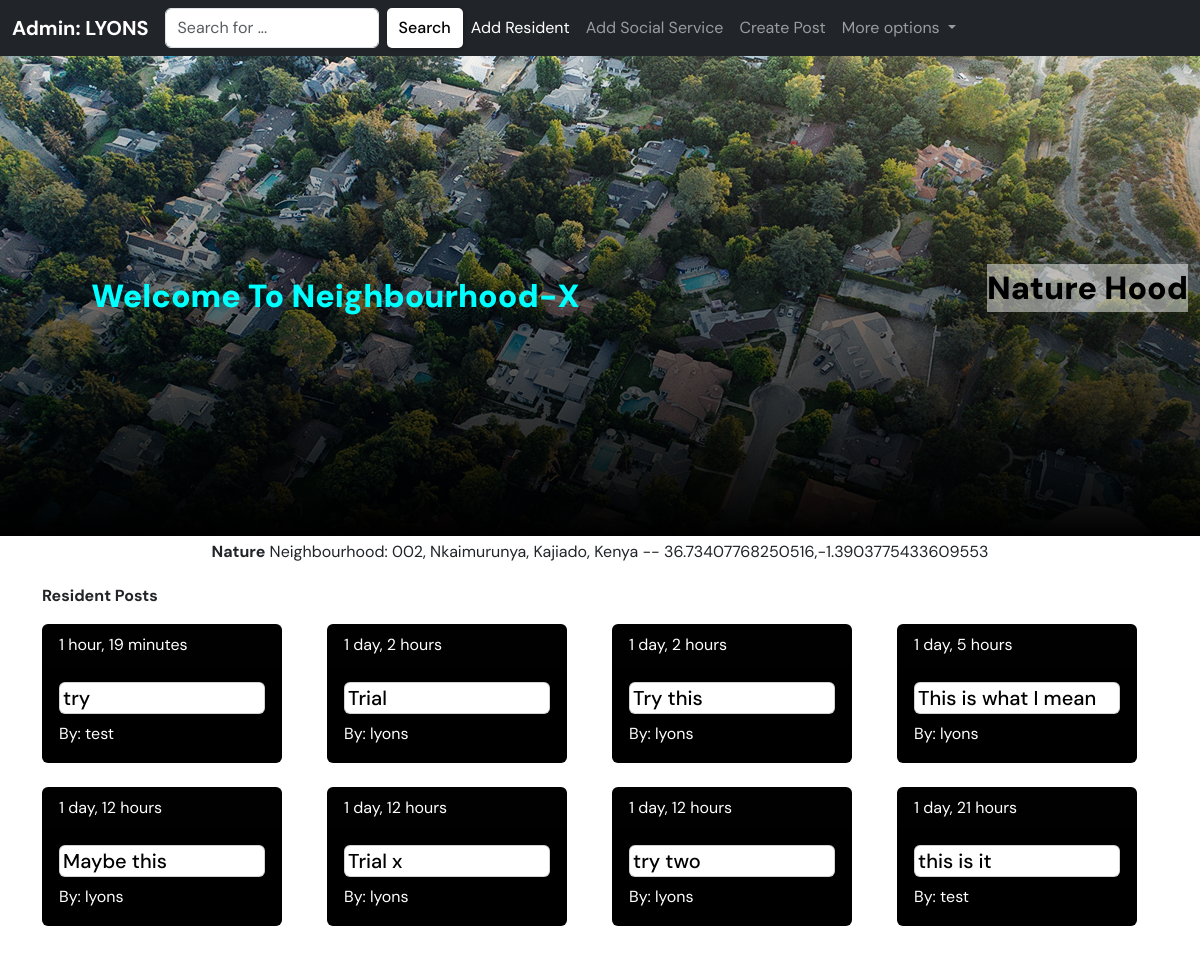
/admin-dashboard/ (signed in), run on the app's committed database.
### neighbourhoodx/models.py (models this page shows, shortened)
class Neighbourhood(models.Model):
    admin = models.ForeignKey(Administrator, on_delete=models.CASCADE)
    name = models.CharField(max_length=30)
    location = LocationField(map_attrs={"center": [36.74,  -1.39], "marker_color": "red"})
    occupants = models.IntegerField(default=1, blank=True)
    address = AddressAutoHiddenField()
    class Meta:
        verbose_name = 'Neighbourhood'
        verbose_name_plural = 'Neighbourhoods'

class Administrator(models.Model):
    user = models.ForeignKey(User, on_delete=models.CASCADE)
    profile_photo = models.ImageField()
    class Meta:
        verbose_name = 'Administrator'
        verbose_name_plural = 'Administrators'

class Post(models.Model):
    poster = models.ForeignKey(User, on_delete=models.SET_NULL, null=True)
    neighbourhood = models.ForeignKey(Neighbourhood, on_delete=models.CASCADE)
    body = models.TextField()
    posted = models.DateTimeField(auto_now_add=True)
    class Meta:
        verbose_name = 'Post'
        verbose_name_plural = 'Posts'
        ordering = ['-posted']

### neighbourhoodx/views.py (the view)
# urls.py: path('admin-dashboard/', views.adminDashboard, name="adminDashboard"),
@login_required(login_url='login')
def adminDashboard(request):
    user = request.user
    try:
        administrator = Administrator.objects.get(user = user)
    except:
        raise Http404()
    try:
        get_neighbourhood = Neighbourhood.objects.get(admin = administrator)
    except:
        get_neighbourhood = None
    if get_neighbourhood != None:
        posts = get_neighbourhood.post_set.all()
        n_long = get_neighbourhood.location[0]
        n_lat = get_neighbourhood.location[1]
        social_services = SocialServices.objects.filter(neighbourhood = get_neighbourhood)
        m = folium.Map(location=[n_lat, n_long], zoom_start=10)
        folium.Marker([n_lat, n_long],
            popup=f'<strong>{get_neighbourhood.name}</strong> Neighbourhood',
            tooltip='Click here for more',
            icon=folium.Icon(icon='home', color='blue')
            ).add_to(m)
        folium.CircleMarker(
            [n_lat, n_long],
            tooltip=f'<strong>{get_neighbourhood.name}</strong> Neighbourhood',
            popup='Join our neighbourhood',
            radius = 100,
            color='blue',
            fill=True,
            fill_color='aqua'
            ).add_to(m)
        if social_services != None:
            for service in social_services:
                s_long = service.location[0]
                s_lat = service.location[1]
                folium.Marker([s_lat, s_long],
                    popup=f'<strong>{service.name}</strong>',
                    tooltip='Click here for more',
                    icon=folium.Icon(icon='cloud', color='red')
                    ).add_to(m),
        else:
            posts = None
    else:
        return redirect(setUpNeighbourhood)
    m = m._repr_html_() #html representation
    context = {'map': m, 'hood': get_neighbourhood, 'posts':posts}
    return render(request, 'neighbourhoodx/admin_dashboard.html', context)

### neighbourhoodx/templates/neighbourhoodx/admin_dashboard.html (shortened to what this page needs)
{% extends 'main.html' %}
{% load bootstrap5 %}
{% block content %}
{% include 'admin_nav.html' %}
<div class="container-fluid admin">
    <div class="admin-blank">
        <strong class="text-center">Welcome To Neighbourhood-X</strong>
    </div>
    <div class="admin-map">
        <p class="text-center p-txt">{{hood.name}} Hood</p>
    </div>
</div>
<div class="container">
    <p class="text-center p-1"><strong>{{hood.name}}</strong> Neighbourhood: {{hood.address}} -- {{hood.location}}</p>
    <p><strong>Resident Posts</strong></p>
    <div class="row">
        {% for post in posts %}
        <div class="col-md-3">
            <div class="card text-white bg-black mb-4" style="max-width: 15rem; max-height: 9rem;">
                <div class="card-header">{{post.posted | timesince}}</div>
                <div class="card-body">
                    <h5 class="card-title card post-card">{{post.body}}</h5>
                    <p class="card-text">By: {{post.poster}}</p>
                </div>
            </div>
        </div>
        {% endfor %}
    </div>
</div>
<br>
{% endblock content %}

### templates/admin_nav.html (shortened to what this page needs)
<nav class="navbar navbar-expand-lg navbar-dark bg-dark">
    <div class="container-fluid navbar-x">
        <a class="navbar-brand" href="{% url 'adminDashboard' %}"><strong>Admin: {{hood.admin.user.username | upper}} </strong></a>
        <div class="collapse navbar-collapse" id="navbarSupportedContent">
            <ul class="navbar-nav me-auto mb-2 mb-lg-0">
                <form class="d-flex">
                    <input class="form-control me-2" type="search" placeholder="Search for ..." aria-label="Search">
                    <button class="btn btn--dark" type="submit">Search</button>
                </form>
                <li class="nav-item">
                    <a class="nav-link active" aria-current="page" href="{% url 'add-resident' %}">Add Resident</a>
                </li>
                <li class="nav-item">
                    <a class="nav-link" href="{% url 'social-services' %}">Add Social Service</a>
                </li>
                <li class="nav-item">
                    <a class="nav-link" href="{% url 'post' %}">Create Post</a>
                </li>
                <li class="nav-item dropdown">
                    <a class="nav-link dropdown-toggle" href="#" id="navbarDropdown" role="button"
                        data-bs-toggle="dropdown" aria-expanded="false">
                        More options
                    </a>
                </li>
            </ul>
        </div>
    </div>
</nav>

### static/css/main.css (style rules this page uses)
* { font-family: "DM Sans", -apple-system, BlinkMacSystemFont, "Segoe UI", Roboto, Oxygen, Ubuntu, Cantarell, "Open Sans", "Helvetica Neue", sans-serif; margin: 0; padding: 0; box-sizing: border-box; text-rendering: optimizeLegibility; }
.nav-item { color: black; }
.admin { height: 60vh; background: linear-gradient(to bottom, rgba(0, 153, 145, 0), rgba(0, 0, 0, 70)), url('../images/adminbg.jpg'); background-size: cover; background-repeat: no-repeat; display: flex; align-items: center; justify-content: space-between; }
.admin-blank { height: 60vh; width: 55%; display: flex; align-items: center; justify-content: center; color: aqua; font-weight: 900; font-size: 2rem; }
.admin-map { color: aqua; font-weight: 900; font-size: 1.2rem; }
.p-txt { font-weight: 900; font-size: 2rem; background-color: rgba(255, 255, 255, 0.473); color: rgb(0, 0, 0); text-align: center; }
.post-card { color: black; padding: 1.5%; }
.navbar-x { display: flex; align-items: center; justify-content: space-between; width: 100%; }
.btn { background-color: transparent; border: none; display: inline-flex; align-items: center; gap: 1rem; cursor: pointer; color: white; transition: all ease-in-out 0.3s; border-radius: 5px; box-shadow: 1px 1px 3px 1px rgba(0, 0, 0, 0.15); font-weight: 500; }
.btn--dark { background-color: white; color: black; }

### data on the page
Neighbourhood: admin.user.username "LYONS", name "Nature", address "002, Nkaimurunya, Kajiado, Kenya", location "36.73407768250516,-1.3903775433609553"
Post: posted "1 hour, 19 minutes", body "try", poster "test"
Post: posted "1 day, 2 hours", body "Trial", poster "lyons"
Post: posted "1 day, 2 hours", body "Try this", poster "lyons"
Post: posted "1 day, 5 hours", body "This is what I mean", poster "lyons"
Post: posted "1 day, 12 hours", body "Maybe this", poster "lyons"
Post: posted "1 day, 12 hours", body "Trial x", poster "lyons"
Post: posted "1 day, 12 hours", body "try two", poster "lyons"
Post: posted "1 day, 21 hours", body "this is it", poster "test"
